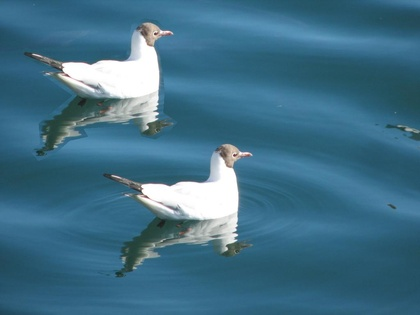
%> input picture im1_t.jpg, 420 x 315 px, shrunk from 1024 x 768 before the run
$ octave --eval "result = Harris(rgb2gray(imread('im1_t.jpg')));"   (GNU Octave 9; MATLAB toolbox functions it lacks are replaced by stand-ins)
%> lines starting %> are read from the running program, lines starting %| are printed output that depends on the picture
function [ loc ] = Harris( img )
%HARRIS  __abstract

[m,n]=size(img);
%> m = 315; n = 420
tmp=zeros(m+2,n+2);
tmp(2:m+1,2:n+1)=img;   % Extend the border of img by one pixel.
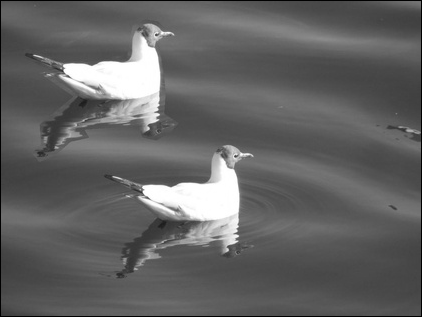
%> tmp: size 317x422 double; min 0, max 255, mean 99.2
Ix=zeros(m+2,n+2);
Iy=zeros(m+2,n+2);
Ix(:,2:n+1)=tmp(:,3:n+2)-tmp(:,1:n);    % Difference-equation on the x-oriented
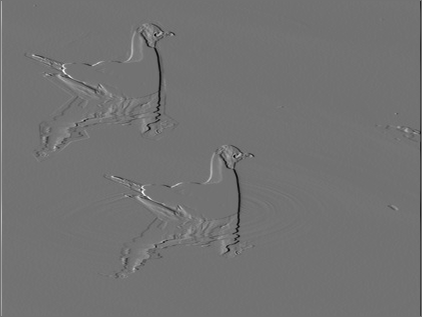
%> Ix: size 317x422 double; min -165, max 202, mean 0; drawn with min black and max white
Iy(2:m+1,:)=tmp(3:m+2,:)-tmp(1:m,:);    % Difference-equation on the y-oriented
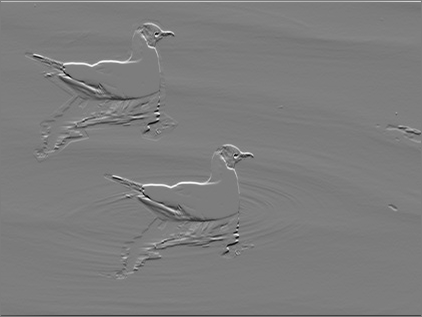
%> Iy: size 317x422 double; min -168, max 174, mean 0; drawn with min black and max white
Ix2=Ix(2:m+1,2:n+1).^2;
Iy2=Iy(2:m+1,2:n+1).^2;
Ixy=Ix(2:m+1,2:n+1).*Iy(2:m+1,2:n+1);
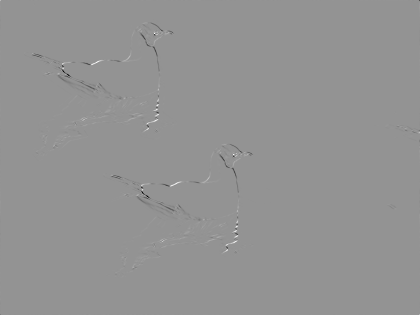
%> Ixy: size 315x420 double; min -26730, max 19479, mean -13.5; drawn with min black and max white
h=fspecial('gaussian',[7 7],2);     % Generate Gaussian filter, weaken the influence of noise.
Ix2=filter2(h,Ix2);     % Filter
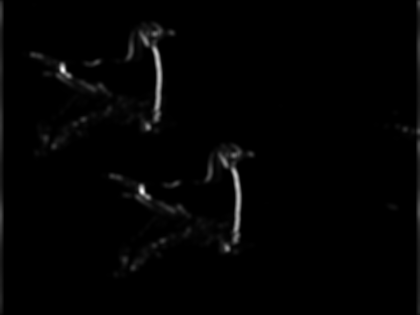
%> Ix2: size 315x420 double; min 0, max 8763.7, mean 113.6; drawn with min black and max white
Iy2=filter2(h,Iy2);
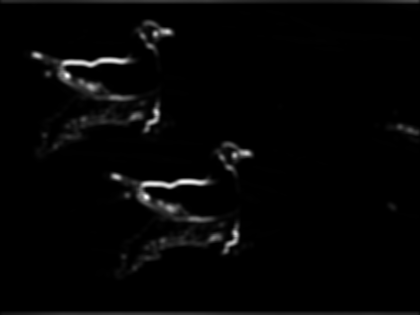
%> Iy2: size 315x420 double; min 0, max 9465.4, mean 202.3; drawn with min black and max white
Ixy=filter2(h,Ixy);
R=zeros(m,n);
for i=1:m
    for j=1:n
        M=[Ix2(i,j) Ixy(i,j);
            Ixy(i,j) Iy2(i,j)];     % Construct Hessian matrix
        R(i,j)=det(M)-0.06*(trace(M))^2;    % The corner discriminant formula
    end
end
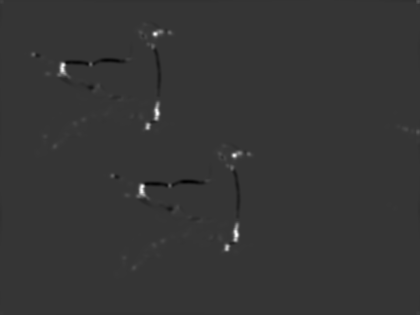
%> R: size 315x420 double; min -5042933.8, max 18840242, mean 31501.5; drawn with min black and max white
Rmax=max(max(R));
%> Rmax = 18840242
loc=[];     % Record the cordinate of the Harris corner
tmp(2:m+1,2:n+1)=R;     % Extend the border of img by one pixel.
for i=2:m+1
    for j=2:n+1
%         if tmp(i,j)>0   % Dense Harris corner
        if tmp(i,j)>0.01*Rmax  % Require the value of every elements > 0.01* Maximum
            sq=tmp(i-1:i+1,j-1:j+1);
            sq=reshape(sq,1,9);
            sq=[sq(1:4),sq(6:9)];
            if tmp(i,j)>sq  % Local non-maximum restrain
                loc=[loc;[j-1,i-1]];
            end
        end
    end
end
%> after the loop, loc = 97 rows, first 12: [2 2; 419 2; 145 25; 161 32; 141 33; 170 33; 156 35; 146 37; 149 45; 153 47; 34 55; 43 58]; sq = [649333.5 527995.4 0 528583.8 0 0 0 0]
%> `result = Harris(rgb2gray(imread('im1_t.jpg')));`: result has the same summary as loc in Harris
end

$ run again, on im4_t.jpg
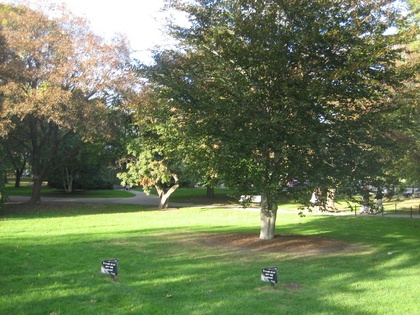
%> input picture im4_t.jpg, 420 x 315 px, shrunk from 1024 x 768 before the run
%> in Harris, `Ixy=filter2(h,Ixy);`:
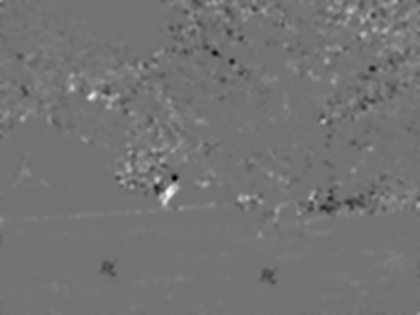
%> Ixy: size 315x420 double; min -6399.1, max 7777.3, mean 54.6; drawn with min black and max white
%> after the loop in Harris, `for i=1:m`:
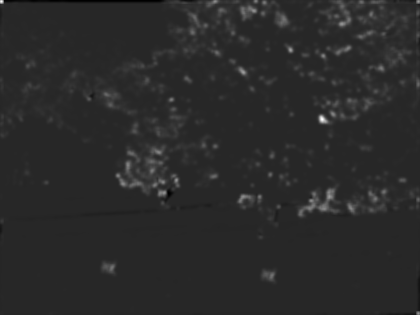
%> R: size 315x420 double; min -11848055.6, max 65387097.3, mean 1126821.5; drawn with min black and max white
%> Rmax = 65387097.3
%> after the loop in Harris, `for i=2:m+1`: loc = 614 rows, first 12: [2 2; 177 2; 216 2; 227 2; 237 2; 256 2; 287 2; 294 2; 302 2; 320 2; 335 2; 340 2]; sq = [32244833.4 26431708.4 0 25925896.5 0 0 0 0]
%> result has the same summary as loc in Harris

$ run again, on im9_t.jpg
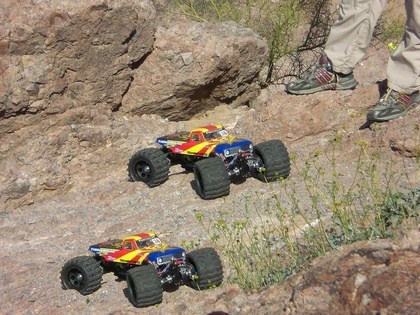
%> input picture im9_t.jpg, 420 x 315 px, shrunk from 1024 x 768 before the run
%> in Harris, `Ixy=filter2(h,Ixy);`:
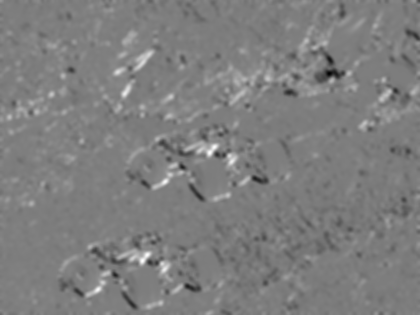
%> Ixy: size 315x420 double; min -5011.3, max 5181.1, mean 50.8; drawn with min black and max white
%> after the loop in Harris, `for i=1:m`:
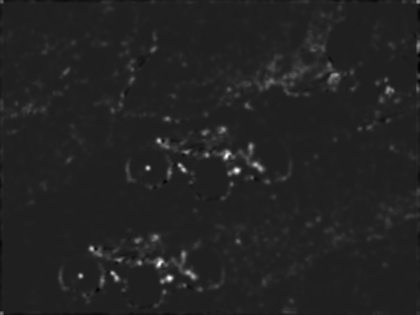
%> R: size 315x420 double; min -4861579.9, max 34527575.5, mean 592213.7; drawn with min black and max white
%> Rmax = 34527575.5
%> after the loop in Harris, `for i=2:m+1`: loc = 889 rows, first 12: [2 2; 33 2; 154 2; 213 2; 273 2; 300 2; 306 2; 324 2; 389 2; 404 2; 419 2; 105 3]; sq = [3092409.8 2619119.9 0 2544766.7 0 0 0 0]
%> result has the same summary as loc in Harris
